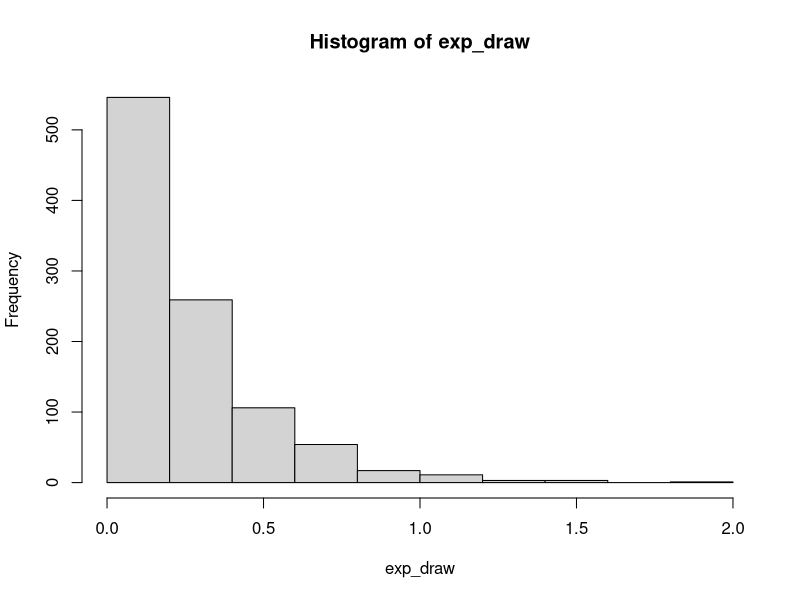

Recreate this plot in R.
# A function of two inputs lambda and n, 
# lambda is the rate and n is the number of draws
exponential = function(lambda, n){
  # u is a vector of n i.i.d. random uniforms
  u = runif(n)
  
  # Uses inverse transform to get an exponential distribution
  return (-log(1 - u)/lambda)
}

# Invokes the function
exp_draw = exponential(4, 1000)

# Check that the function has the correct properties.
print(mean(exp_draw))
print(var(exp_draw))

# Plots the histogram
hist(exp_draw)
